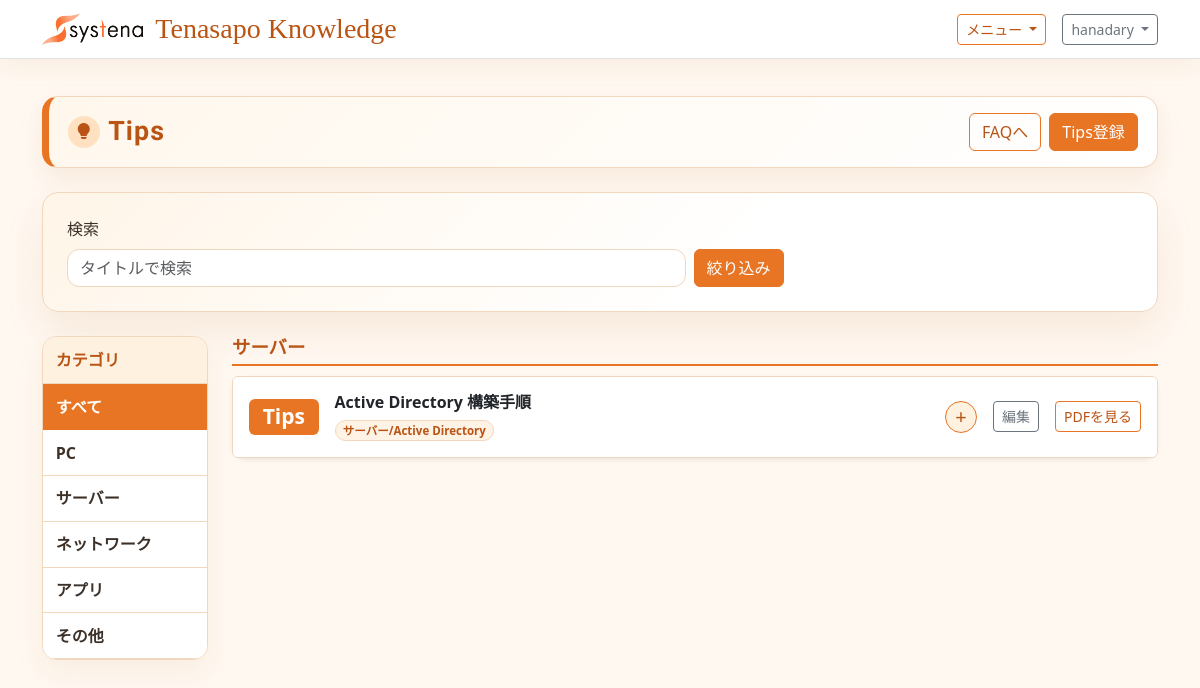
The page /tips/ (signed in) on the database its author committed.
### tenasapo_knowledge/models.py (models this page shows, shortened)
class TipsArticle(models.Model):
    title = models.CharField('タイトル', max_length=200)
    target_os = models.CharField('対象OS', max_length=120, blank=True)
    category = models.CharField('カテゴリ', max_length=120, blank=True)
    body = models.TextField('内容')
    pdf_file = models.FileField('PDFファイル', upload_to='tips_attachments/%Y/%m/', blank=True)
    is_published = models.BooleanField('公開', default=True)
    is_approved = models.BooleanField('承認済み', default=True)
    visible_to_customer = models.BooleanField('カスタマーユーザー向け表示', default=True)
    visible_to_systena = models.BooleanField('システナユーザー向け表示', default=True)
    published_at = models.DateTimeField('公開日時', default=timezone.now)
    source_published_at = models.DateField('ソース公開日', null=True, blank=True)
    expires_on = models.DateField('掲載期限', null=True, blank=True, default=default_expires_on)
    created_by = models.ForeignKey(
        settings.AUTH_USER_MODEL,
        on_delete=models.SET_NULL,
        null=True,
        blank=True,
        related_name='created_tips_articles',
        verbose_name='作成者',
    )
    created_by_name = models.CharField('投稿者名', max_length=150, blank=True)
    approved_by = models.ForeignKey(
        settings.AUTH_USER_MODEL,
        on_delete=models.SET_NULL,
        null=True,
        blank=True,
        related_name='approved_tips_articles',
        verbose_name='承認者',
    )
    approved_by_name = models.CharField('承認者名', max_length=150, blank=True)
    created_at = models.DateTimeField('作成日時', auto_now_add=True)
    updated_at = models.DateTimeField('更新日時', auto_now=True)
    class Meta:
        verbose_name = 'Tips'
        verbose_name_plural = 'Tips'
        ordering = ['-published_at', '-created_at']

### tenasapo_knowledge/views.py (the view, shortened to what this page needs)
# urls.py: path('tips/', TipsListView.as_view(), name='tip_list'),
class TipsListView(ListView):
    model = TipsArticle
    template_name = 'tenasapo_knowledge/tips_list.html'
    context_object_name = 'tips_list'
    def dispatch(self, request, *args, **kwargs):
        record_view_history(
            request,
            'Tips一覧',
            search_query=request.GET.get('q', '')[:200],
            parent_category=request.GET.get('parent_category', '')[:120],
            category=request.GET.get('category', '')[:120],
        )
        return super().dispatch(request, *args, **kwargs)
    def get_queryset(self):
        queryset = (
            TipsArticle.objects.filter(is_published=True)
            .filter(active_until_filter())
            .filter(visible_to_any_account_filter())
            .annotate(good_count=Count('goods'))
        )
        user = self.request.user
        is_systena_user = in_group(user, SYSTENA_GROUP_NAME)
        is_reviewer_user = in_group(user, REVIEWER_GROUP_NAME)
        if (
            not (user.is_authenticated and (user.is_staff or user.is_superuser))
            and not is_systena_user
            and not is_reviewer_user
        ):
            queryset = queryset.filter(visible_to_customer=True)
            if FAQ_APPROVAL_ENABLED:
                queryset = queryset.filter(is_approved=True)
        query = self.request.GET.get('q')
        if query:
            queryset = queryset.filter(title__icontains=query)
        parent_category = self.request.GET.get('parent_category')
        category = self.request.GET.get('category')
        return queryset.distinct()
    def get_context_data(self, **kwargs):
        context = super().get_context_data(**kwargs)
        can_view_approval_meta = in_group(self.request.user, SYSTENA_GROUP_NAME)
        context['can_use_good'] = is_customer_user(self.request.user)
        context['can_edit_tip'] = can_edit_article(self.request.user)
        context['can_view_approval_meta'] = can_view_approval_meta
        liked_tip_ids = set(
            TipsGood.objects.filter(
                user=self.request.user,
                tip_id__in=[tip.id for tip in context['tips_list']],
            ).values_list('tip_id', flat=True)
        )
        for tip in context['tips_list']:
            tip.is_gooded = tip.id in liked_tip_ids
            tip.creator_display_name = tip.created_by_name or (
                tip.created_by.get_username() if tip.created_by else ''
            )
            tip.approver_display_name = tip.approved_by_name or (
                tip.approved_by.get_username() if tip.approved_by else ''
            )
            tip.category_chips = self.split_categories(tip.category)
        selected_parent = self.request.GET.get('parent_category', '')
        selected_category = self.request.GET.get('category', '')
        if selected_category and not selected_parent:
            selected_parent = self.parent_category_name(selected_category)
        context['parent_categories'] = self.available_parent_category_groups()
        context['selected_parent_category'] = selected_parent
        context['selected_category'] = selected_category
        context['grouped_tips'] = self.group_tips(context['tips_list'], selected_parent)
        context['query'] = self.request.GET.get('q', '')
        return context
    @staticmethod
    def split_categories(value):
        return [category.strip() for category in (value or '').split(',') if category.strip()]
    @staticmethod
    def parent_category_name(category):
        if '/' in category:
            return category.split('/', 1)[0].strip()
        return category.strip() or '未分類'
    @classmethod
    def tip_parent_categories(cls, tip):
        parent_names = [
            cls.parent_category_name(category)
            for category in cls.split_categories(tip.category)
        ]
        return list(dict.fromkeys(parent_names or ['未分類']))
    @classmethod
    def available_parent_categories(cls):
        parent_categories = [
            parent_name
            for parent_name, _ in FAQCategoryCreateForm.PARENT_CATEGORY_CHOICES
        ]
        parent_categories.extend(
            FAQCategory.objects.values_list('parent_name', flat=True).distinct()
        )
        for category_text in (
            TipsArticle.objects.filter(is_published=True)
            .filter(active_until_filter())
            .filter(visible_to_any_account_filter())
            .values_list('category', flat=True)
        ):
            parent_categories.extend(
                cls.parent_category_name(category)
                for category in cls.split_categories(category_text)
            )
        return list(dict.fromkeys(parent_categories))
    @classmethod
    def available_parent_category_groups(cls):
        child_categories = {}
        for parent_name in cls.available_parent_categories():
            child_categories.setdefault(parent_name, [])
        for category in FAQCategory.objects.order_by('parent_name', 'child_name'):
            child_categories.setdefault(category.parent_name, []).append(
                {
                    'name': category.child_name,
                    'full_name': category.full_name,
                }
            )
        for category_text in (
            TipsArticle.objects.filter(is_published=True)
            .filter(active_until_filter())
            .filter(visible_to_any_account_filter())
            .values_list('category', flat=True)
        ):
            for category_name in cls.split_categories(category_text):
                parent_name = cls.parent_category_name(category_name)
                child_name = category_name.split('/', 1)[1].strip() if '/' in category_name else category_name
                child_categories.setdefault(parent_name, []).append(
                    {
                        'name': child_name,
                        'full_name': category_name,
                    }
                )
        groups = []
        for parent_name, children in child_categories.items():
            unique_children = {}
            for child in children:
                unique_children[child['full_name']] = child
            groups.append(
                {
                    'name': parent_name,
                    'children': list(unique_children.values()),
                }
            )
        return groups
    @classmethod
    def group_tips(cls, tips, selected_parent=''):
        grouped_tips = []
        parent_categories = [selected_parent] if selected_parent else cls.available_parent_categories()
        for parent_category in parent_categories:
            matched_tips = [
                tip
                for tip in tips
                if parent_category in cls.tip_parent_categories(tip)
            ]
            if matched_tips:
                grouped_tips.append(
                    {
                        'parent_name': parent_category,
                        'articles': matched_tips,
                    }
                )
        return grouped_tips

### tenasapo_knowledge/templates/tenasapo_knowledge/tips_list.html (shortened to what this page needs)
{% extends "base.html" %}
{% block content %}
<div class="page-title-panel mb-4">
    <div class="d-flex flex-column flex-md-row justify-content-between align-items-md-center gap-3">
        <div>
            <h1 class="page-title-main mb-0 d-flex align-items-center gap-2">
                <span class="page-title-icon"><i class="bi bi-lightbulb-fill"></i></span>Tips
            </h1>
        </div>
        <div class="d-flex align-items-center gap-2 flex-wrap">
            <a class="btn btn-outline-primary" href="{% url 'article_list' %}">FAQへ</a>
            {% if user.is_staff or user.is_superuser %}
                <a class="btn btn-primary" href="{% url 'tip_create' %}">Tips登録</a>
            {% endif %}
        </div>
    </div>
</div>
<div class="home-panel p-4 mb-4">
    <form class="row gy-2 gx-2 align-items-end" method="get">
        <div class="col-12 col-md-7">
            <label class="form-label" for="q">検索</label>
            <input class="form-control" id="q" type="search" name="q" value="{{ query }}" placeholder="タイトルで検索">
        </div>
        <div class="col-12 col-md-auto">
            <button class="btn btn-primary" type="submit">絞り込み</button>
        </div>
    </form>
</div>
<div class="row g-4 align-items-start">
    <aside class="col-12 col-lg-2">
        <div class="category-sidebar">
            <div class="category-sidebar-title">カテゴリ</div>
            <div class="list-group list-group-flush">
                <a
                    class="list-group-item category-sidebar-link {% if not selected_parent_category %}active{% endif %}"
                    href="?q={{ query|urlencode }}"
                >
                    すべて
                </a>
                {% for parent_category in parent_categories %}
                    <a
                        class="list-group-item category-sidebar-link category-sidebar-toggle {% if selected_parent_category == parent_category.name %}active{% endif %}"
                        href="?q={{ query|urlencode }}&parent_category={{ parent_category.name|urlencode }}"
                        aria-expanded="{% if selected_parent_category == parent_category.name %}true{% else %}false{% endif %}"
                        aria-controls="categoryChildren{{ forloop.counter }}"
                    >
                        {{ parent_category.name }}
                    </a>
                {% endfor %}
            </div>
        </div>
    </aside>
    <section class="col-12 col-lg-10">
        {% if grouped_tips %}
            <div class="faq-group-list">
                {% for group in grouped_tips %}
                    <section class="faq-group">
                        <h2 class="faq-group-title">{{ group.parent_name }}</h2>
                        <div class="accordion shadow-sm" id="tipsAccordion{{ forloop.counter }}">
                            {% for tip in group.articles %}
                                <article class="accordion-item faq-item">
                                    <h3 class="accordion-header" id="tipsHeading{{ forloop.parentloop.counter }}{{ tip.id }}">
                                        <div class="faq-question d-flex align-items-center gap-3 p-3">
                                            <span class="badge text-bg-primary flex-shrink-0">Tips</span>
                                            <div class="flex-grow-1">
                                                <div class="faq-question-title fw-semibold">{{ tip.title }}</div>
                                                {% if tip.category_chips %}
                                                    <div class="d-flex flex-wrap gap-2 mt-2">
                                                        {% for category in tip.category_chips %}
                                                            <span class="badge faq-category-chip">{{ category }}</span>
                                                        {% endfor %}
                                                    </div>
                                                {% endif %}
                                            </div>
                                            <button
                                                class="btn btn-outline-primary btn-sm rounded-circle faq-toggle collapsed flex-shrink-0"
                                                type="button"
                                                data-bs-toggle="collapse"
                                                data-bs-target="#tipsPanel{{ forloop.parentloop.counter }}{{ tip.id }}"
                                                aria-expanded="false"
                                                aria-controls="tipsPanel{{ forloop.parentloop.counter }}{{ tip.id }}"
                                                aria-label="内容を表示"
                                            ></button>
                                            {% if can_edit_tip %}
                                                <a class="btn btn-outline-secondary btn-sm flex-shrink-0" href="{% url 'tip_edit' tip.id %}">編集</a>
                                            {% endif %}
                                            {% if tip.pdf_file %}
                                                <button
                                                    class="btn btn-outline-primary btn-sm flex-shrink-0"
                                                    type="button"
                                                    data-pdf-url="{{ tip.pdf_file.url }}"
                                                    data-pdf-title="{{ tip.title }}"
                                                    onclick="openPdfModal(this)"
                                                >PDFを見る</button>
                                            {% endif %}
                                        </div>
                                    </h3>
                                </article>
                            {% endfor %}
                        </div>
                    </section>
                {% endfor %}
            </div>
        {% else %}
            <div class="alert alert-info" role="status">表示できるTipsがありません。</div>
        {% endif %}
    </section>
</div>
{% endblock %}

### templates/base.html (shortened to what this page needs)
{% load static %}
<!doctype html>
<html lang="ja">
<head>
    <link href="https://cdn.jsdelivr.net/npm/bootstrap@5.3.3/dist/css/bootstrap.min.css" rel="stylesheet">
    <link href="https://cdn.jsdelivr.net/npm/bootstrap-icons@1.11.3/font/bootstrap-icons.min.css" rel="stylesheet">
</head>
<body>
    <nav class="navbar navbar-expand-lg border-bottom fixed-top">
        <div class="container">
            <a class="navbar-brand brand-title" href="{% url 'home' %}">
                <img class="brand-logo" src="{% static 'systena_logo.png' %}" alt="Systena">
                <span>Tenasapo Knowledge</span>
            </a>
            {% if user.is_authenticated %}
                <div class="d-flex align-items-center gap-3">
                    <div class="dropdown">
                        <button class="btn btn-outline-primary btn-sm dropdown-toggle" type="button" data-bs-toggle="dropdown" aria-expanded="false">
                            メニュー
                        </button>
                    </div>
                    <div class="dropdown">
                        <button class="btn btn-outline-secondary btn-sm dropdown-toggle" type="button" data-bs-toggle="dropdown" aria-expanded="false">
                            {{ user.get_username }}
                        </button>
                    </div>
                </div>
            {% endif %}
        </div>
    </nav>
    <main class="container py-4">
        {% block content %}{% endblock %}
    </main>
</body>
</html>

### rows shown on the page
TipsArticle: title "Active Directory 構築手順", category_chips "サーバー/Active Directory"

### other values the page prints
{{ user.get_username }} "hanadary"
{{ parent_category.name }} "PC" "サーバー" "ネットワーク" "アプリ" "その他"
{{ group.parent_name }} "サーバー"
